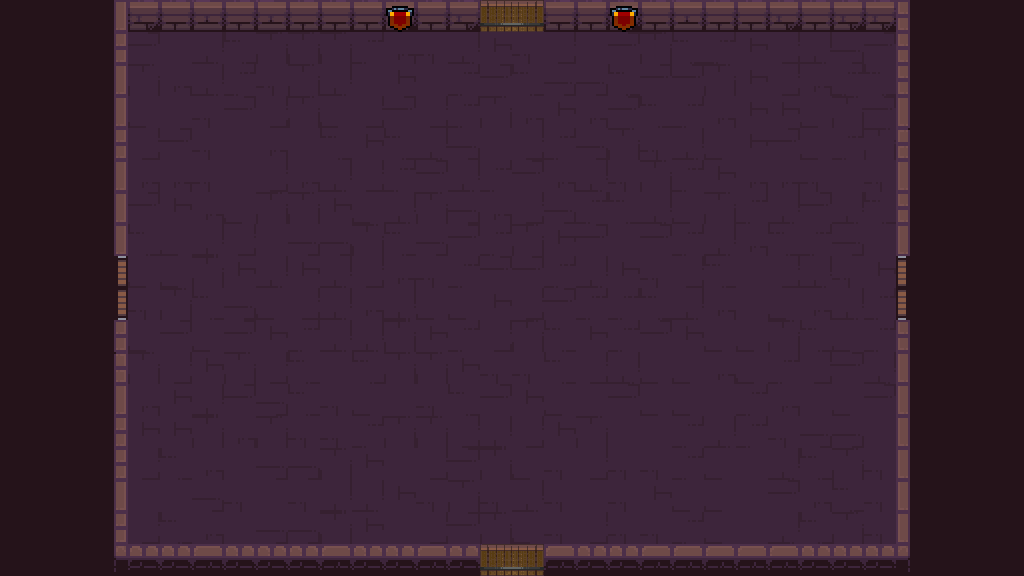

This is a level from a 2D game, rendered from its Tiled map with the project's own tilesets. A one-line summary and the complete map file follow:
An orthogonal 32x18 tile map with 32x32 px tiles, 3 tile layers (Calque1, Calque2, Calque3).

<map version="1.2" tiledversion="1.2.3" orientation="orthogonal" renderorder="left-up" width="32" height="18" tilewidth="32" tileheight="32" infinite="0" nextlayerid="10" nextobjectid="1">
 <tileset firstgid="1" name="2-tileset-x32" tilewidth="32" tileheight="32" tilecount="110" columns="10">
  <image source="../assets/room_tileset.png" width="320" height="352" />
 </tileset>
 <layer id="7" name="Calque1" width="32" height="18">
  <data encoding="csv">
79,79,79,31,4,5,3,2,3,5,5,2,4,2,4,8,8,2,5,4,2,3,5,2,4,5,4,4,26,79,79,79,
79,79,79,21,28,19,8,10,29,29,29,7,27,30,8,18,30,17,19,28,29,10,7,18,17,8,9,28,26,79,79,79,
79,79,79,31,29,27,8,7,30,29,8,19,18,19,7,28,10,9,9,10,28,28,29,18,17,27,7,10,26,79,79,79,
79,79,79,31,20,19,30,28,17,29,20,17,28,17,7,29,27,18,27,28,10,7,27,18,18,20,29,28,36,79,79,79,
79,79,79,21,17,28,30,19,27,19,10,18,10,8,9,19,17,7,9,29,30,8,20,18,28,20,7,29,6,79,79,79,
79,79,79,31,27,27,30,19,17,27,8,17,7,28,8,7,28,27,8,30,29,7,18,27,27,30,19,30,16,79,79,79,
79,79,79,11,28,18,27,20,29,29,18,20,8,29,9,27,17,9,7,10,8,20,29,7,8,28,8,10,26,79,79,79,
79,79,79,11,10,20,8,17,19,9,9,29,10,9,28,7,29,18,28,19,28,7,8,27,10,7,9,19,16,79,79,79,
79,79,79,79,20,20,29,18,8,18,8,17,27,30,7,28,28,7,8,18,30,17,10,19,17,8,30,18,79,79,79,79,
79,79,79,79,30,29,10,9,20,17,8,27,8,20,20,18,17,28,7,7,10,8,27,19,20,27,8,7,79,79,79,79,
79,79,79,21,20,28,20,28,18,7,8,8,29,18,7,17,29,10,18,7,28,18,20,20,29,10,20,7,26,79,79,79,
79,79,79,1,29,17,18,29,17,10,19,10,29,29,18,30,30,10,17,8,20,20,27,20,7,17,28,8,16,79,79,79,
79,79,79,11,27,18,8,28,9,10,30,20,19,30,10,28,18,20,19,28,20,20,19,7,27,19,20,28,16,79,79,79,
79,79,79,21,18,18,29,27,29,30,30,7,29,29,17,8,17,18,29,19,19,7,8,7,30,9,9,19,16,79,79,79,
79,79,79,21,17,10,27,19,9,9,29,18,19,17,28,29,20,30,17,30,30,7,20,19,8,10,29,30,36,79,79,79,
79,79,79,11,19,19,9,30,19,30,8,8,18,30,29,30,8,30,19,30,18,20,20,19,28,27,10,30,16,79,79,79,
79,79,79,21,17,10,27,19,9,9,29,18,19,17,28,29,20,30,17,30,30,7,20,19,8,10,29,30,36,79,79,79,
79,79,79,41,43,43,45,43,43,44,42,44,44,45,43,8,8,45,44,44,42,42,42,45,45,44,43,44,46,79,79,79
</data>
 </layer>
 <layer id="8" name="Calque2" width="32" height="18">
  <data encoding="csv">
0,0,0,0,0,0,0,0,0,0,0,0,75,0,0,67,68,0,0,75,0,0,0,0,0,0,0,0,0,0,0,0,
0,0,0,0,0,0,0,0,0,0,0,0,0,0,0,0,0,0,0,0,0,0,0,0,0,0,0,0,0,0,0,0,
0,0,0,0,0,0,0,0,0,0,0,0,0,0,0,0,0,0,0,0,0,0,0,0,0,0,0,0,0,0,0,0,
0,0,0,0,0,0,0,0,0,0,0,0,0,0,0,0,0,0,0,0,0,0,0,0,0,0,0,0,0,0,0,0,
0,0,0,0,0,0,0,0,0,0,0,0,0,0,0,0,0,0,0,0,0,0,0,0,0,0,0,0,0,0,0,0,
0,0,0,0,0,0,0,0,0,0,0,0,0,0,0,0,0,0,0,0,0,0,0,0,0,0,0,0,0,0,0,0,
0,0,0,0,0,0,0,0,0,0,0,0,0,0,0,0,0,0,0,0,0,0,0,0,0,0,0,0,0,0,0,0,
0,0,0,0,0,0,0,0,0,0,0,0,0,0,0,0,0,0,0,0,0,0,0,0,0,0,0,0,0,0,0,0,
0,0,0,59,0,0,0,0,0,0,0,0,0,0,0,0,0,0,0,0,0,0,0,0,0,0,0,0,58,0,0,0,
0,0,0,49,0,0,0,0,0,0,0,0,0,0,0,0,0,0,0,0,0,0,0,0,0,0,0,0,48,0,0,0,
0,0,0,0,0,0,0,0,0,0,0,0,0,0,0,0,0,0,0,0,0,0,0,0,0,0,0,0,0,0,0,0,
0,0,0,0,0,0,0,0,0,0,0,0,0,0,0,0,0,0,0,0,0,0,0,0,0,0,0,0,0,0,0,0,
0,0,0,0,0,0,0,0,0,0,0,0,0,0,0,0,0,0,0,0,0,0,0,0,0,0,0,0,0,0,0,0,
0,0,0,0,0,0,0,0,0,0,0,0,0,0,0,0,0,0,0,0,0,0,0,0,0,0,0,0,0,0,0,0,
0,0,0,0,0,0,0,0,0,0,0,0,0,0,0,0,0,0,0,0,0,0,0,0,0,0,0,0,0,0,0,0,
0,0,0,0,0,0,0,0,0,0,0,0,0,0,0,0,0,0,0,0,0,0,0,0,0,0,0,0,0,0,0,0,
0,0,0,0,0,0,0,0,0,0,0,0,0,0,0,0,0,0,0,0,0,0,0,0,0,0,0,0,0,0,0,0,
0,0,0,0,0,0,0,0,0,0,0,0,0,0,0,67,68,0,0,0,0,0,0,0,0,0,0,0,0,0,0,0
</data>
 </layer>
 <layer id="9" name="Calque3" width="32" height="18">
  <data encoding="csv">
0,0,0,0,0,0,0,0,0,0,0,0,0,0,0,0,0,0,0,0,0,0,0,0,0,0,0,0,0,0,0,0,
0,0,0,0,0,0,0,0,0,0,0,0,0,0,0,0,0,0,0,0,0,0,0,0,0,0,0,0,0,0,0,0,
0,0,0,0,0,0,0,0,0,0,0,0,0,0,0,0,0,0,0,0,0,0,0,0,0,0,0,0,0,0,0,0,
0,0,0,0,0,0,0,0,0,0,0,0,0,0,0,0,0,0,0,0,0,0,0,0,0,0,0,0,0,0,0,0,
0,0,0,0,0,0,0,0,0,0,0,0,0,0,0,0,0,0,0,0,0,0,0,0,0,0,0,0,0,0,0,0,
0,0,0,0,0,0,0,0,0,0,0,0,0,0,0,0,0,0,0,0,0,0,0,0,0,0,0,0,0,0,0,0,
0,0,0,0,0,0,0,0,0,0,0,0,0,0,0,0,0,0,0,0,0,0,0,0,0,0,0,0,0,0,0,0,
0,0,0,0,0,0,0,0,0,0,0,0,0,0,0,0,0,0,0,0,0,0,0,0,0,0,0,0,0,0,0,0,
0,0,0,0,0,0,0,0,0,0,0,0,0,0,0,0,0,0,0,0,0,0,0,0,0,0,0,0,0,0,0,0,
0,0,0,0,0,0,0,0,0,0,0,0,0,0,0,0,0,0,0,0,0,0,0,0,0,0,0,0,0,0,0,0,
0,0,0,0,0,0,0,0,0,0,0,0,0,0,0,0,0,0,0,0,0,0,0,0,0,0,0,0,0,0,0,0,
0,0,0,0,0,0,0,0,0,0,0,0,0,0,0,0,0,0,0,0,0,0,0,0,0,0,0,0,0,0,0,0,
0,0,0,0,0,0,0,0,0,0,0,0,0,0,0,0,0,0,0,0,0,0,0,0,0,0,0,0,0,0,0,0,
0,0,0,0,0,0,0,0,0,0,0,0,0,0,0,0,0,0,0,0,0,0,0,0,0,0,0,0,0,0,0,0,
0,0,0,0,0,0,0,0,0,0,0,0,0,0,0,0,0,0,0,0,0,0,0,0,0,0,0,0,0,0,0,0,
0,0,0,0,0,0,0,0,0,0,0,0,0,0,0,0,0,0,0,0,0,0,0,0,0,0,0,0,0,0,0,0,
0,0,0,0,0,0,0,0,0,0,0,0,0,0,0,0,0,0,0,0,0,0,0,0,0,0,0,0,0,0,0,0,
0,0,0,0,0,0,0,0,0,0,0,0,0,0,0,0,0,0,0,0,0,0,0,0,0,0,0,0,0,0,0,0
</data>
 </layer>
</map>